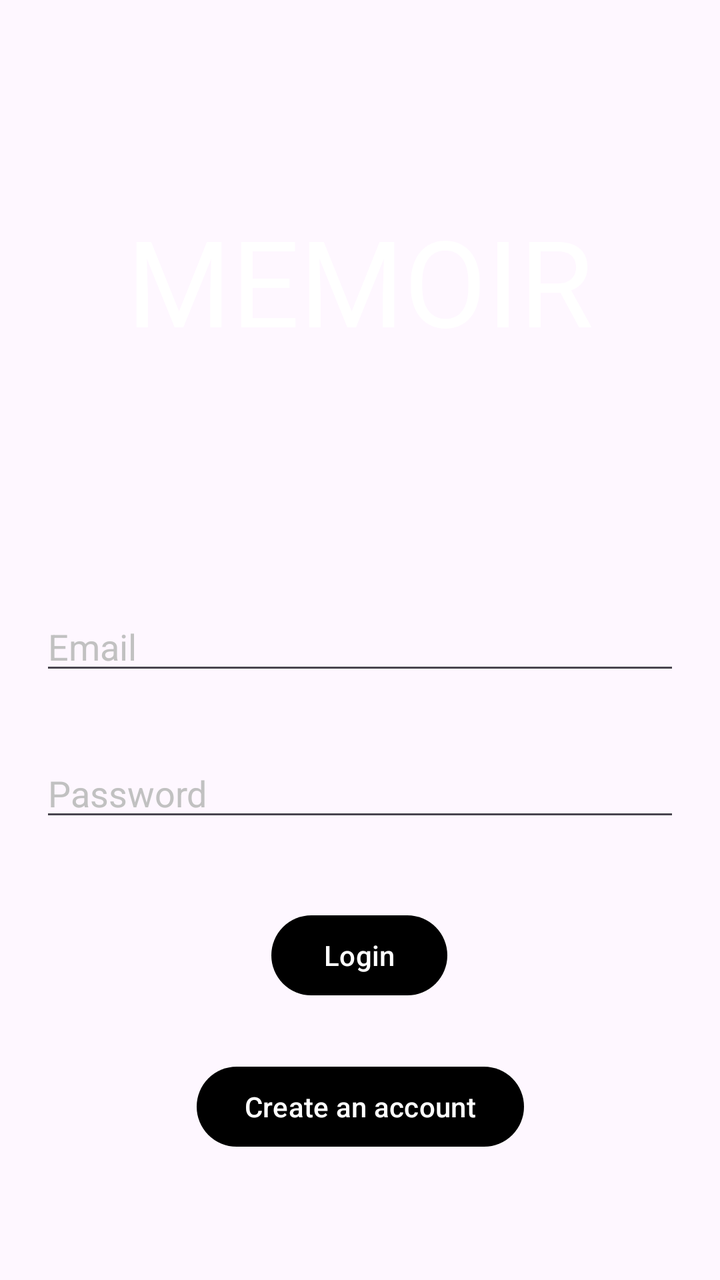
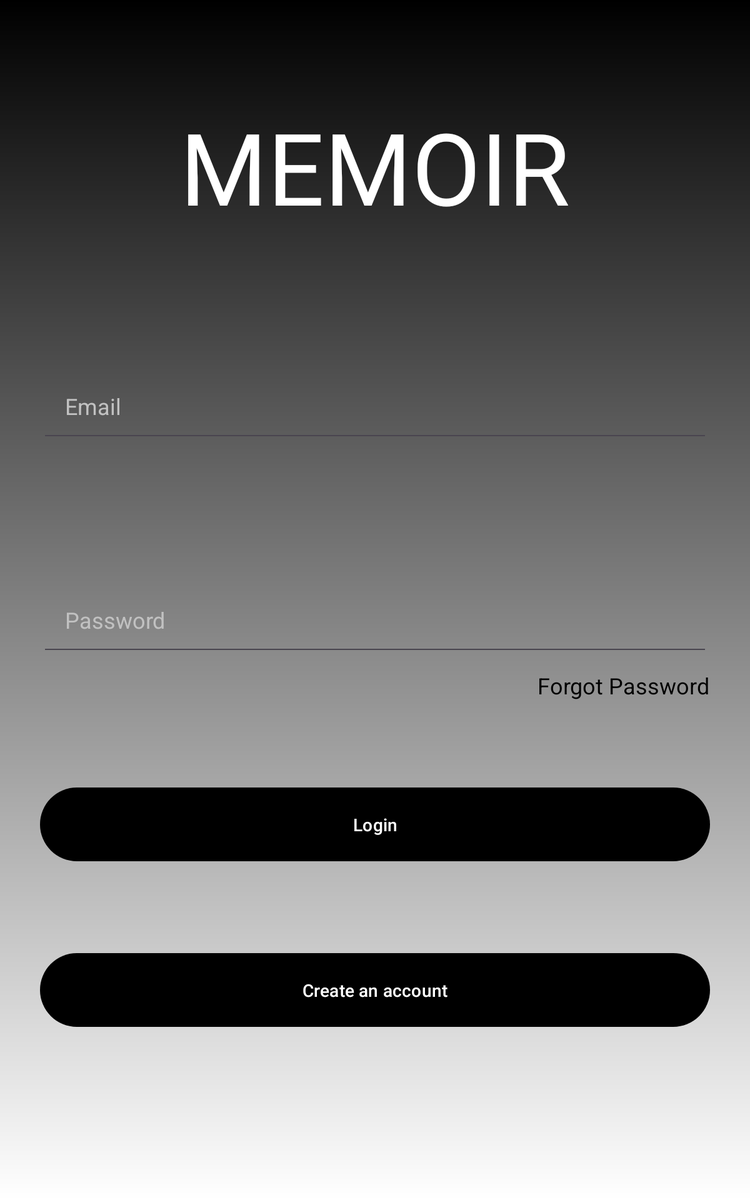

One screen, two layout resources from the same app: the default and the repository's alternative for another configuration. Each is rendered where Android would select it; the XML of both is given below.
<!-- AndroidManifest.xml: application theme Theme.Memoir -->
<!-- res/layout/activity_main.xml -->
<?xml version="1.0" encoding="utf-8"?>
<androidx.constraintlayout.widget.ConstraintLayout xmlns:android="http://schemas.android.com/apk/res/android"
    xmlns:app="http://schemas.android.com/apk/res-auto"
    xmlns:tools="http://schemas.android.com/tools"
    android:id="@+id/main"
    android:layout_width="match_parent"
    android:layout_height="match_parent"
    tools:context=".MainActivity">
    <TextView
        android:id="@+id/journalAppWelcomeText"
        android:layout_width="wrap_content"
        android:layout_height="wrap_content"
        android:layout_marginTop="100sp"
        android:text="@string/memoir_title"
        android:textColor="@android:color/white"
        android:textSize="60sp"
        app:layout_constraintEnd_toEndOf="parent"
        app:layout_constraintStart_toStartOf="parent"
        app:layout_constraintTop_toTopOf="parent" />

    <AutoCompleteTextView
        android:id="@+id/journalAppEmail"
        android:layout_width="match_parent"
        android:layout_height="wrap_content"
        android:layout_marginStart="20sp"
        android:layout_marginTop="100sp"
        android:layout_marginEnd="20sp"
        android:hint="@string/email"
        android:inputType="textEmailAddress"
        android:textColor="@android:color/white"
        android:textColorHint="#C1C1C1"
        app:layout_constraintBottom_toBottomOf="parent"
        app:layout_constraintEnd_toEndOf="parent"
        app:layout_constraintHorizontal_bias="0.0"
        app:layout_constraintStart_toStartOf="parent"
        app:layout_constraintTop_toBottomOf="@+id/journalAppWelcomeText"
        app:layout_constraintVertical_bias="0.066" />

    <EditText
        android:id="@+id/journalAppPassword"
        android:layout_width="match_parent"
        android:layout_height="wrap_content"
        android:layout_margin="20sp"
        android:hint="@string/password"
        android:importantForAutofill="no"
        android:inputType="textPassword"
        android:maxLines="1"
        android:textColor="@android:color/white"
        android:textColorHint="#C1C1C1"
        app:layout_constraintBottom_toBottomOf="parent"
        app:layout_constraintEnd_toEndOf="parent"
        app:layout_constraintStart_toStartOf="parent"
        app:layout_constraintTop_toBottomOf="@+id/journalAppEmail"
        app:layout_constraintVertical_bias="0.056" />

    <Button
        android:id="@+id/journalAppLoginButton"
        android:layout_width="wrap_content"
        android:layout_height="wrap_content"
        android:layout_margin="20sp"
        android:text="@string/login"
        android:textColor="@android:color/white"
        app:layout_constraintBottom_toBottomOf="parent"
        app:layout_constraintEnd_toEndOf="parent"
        app:layout_constraintHorizontal_bias="0.498"
        app:layout_constraintStart_toStartOf="parent"
        app:layout_constraintTop_toBottomOf="@+id/journalAppPassword"
        app:layout_constraintVertical_bias="0.132" />

    <Button
        android:id="@+id/journalAppCreateAccountButton"
        android:layout_width="wrap_content"
        android:layout_height="wrap_content"
        android:layout_margin="20sp"
        android:text="@string/create_account"
        android:textColor="@android:color/white"
        app:layout_constraintBottom_toBottomOf="parent"
        app:layout_constraintEnd_toEndOf="parent"
        app:layout_constraintStart_toStartOf="parent"
        app:layout_constraintTop_toBottomOf="@+id/journalAppLoginButton"
        app:layout_constraintVertical_bias="0.15" />


</androidx.constraintlayout.widget.ConstraintLayout>
<!-- resources referenced by this layout -->
<resources>
  <string name="create_account">Create an account</string>
  <string name="email">Email</string>
  <string name="login">Login</string>
  <string name="memoir_title">MEMOIR</string>
  <string name="password">Password</string>
  <style name="Theme.Memoir" parent="Base.Theme.Memoir" />
  <style name="Base.Theme.Memoir" parent="Theme.Material3.DayNight.NoActionBar">
          
           <item name="colorPrimary">@color/black</item>
      </style>
  <color name="black">#FF000000</color>
</resources>
<!-- res/layout-sw600dp/activity_main.xml (the repository's variant of the layout above) -->
<!-- drawn on a 7-inch tablet held upright -->
<?xml version="1.0" encoding="utf-8"?>
<androidx.constraintlayout.widget.ConstraintLayout xmlns:android="http://schemas.android.com/apk/res/android"
    xmlns:app="http://schemas.android.com/apk/res-auto"
    xmlns:tools="http://schemas.android.com/tools"
    android:id="@+id/main"
    android:layout_width="match_parent"
    android:layout_height="match_parent"
    android:background="@drawable/gradient_main"
    tools:context=".MainActivity">

    <TextView
        android:id="@+id/welcomeText"
        android:layout_width="wrap_content"
        android:layout_height="wrap_content"
        android:layout_marginTop="80dp"
        android:fontFamily="@font/jetbrainsmono_bold"
        android:text="@string/memoir_title"
        android:textColor="@android:color/white"
        android:textSize="80sp"
        app:layout_constraintEnd_toEndOf="parent"
        app:layout_constraintStart_toStartOf="parent"
        app:layout_constraintTop_toTopOf="parent" />

    <AutoCompleteTextView
        android:id="@+id/email"
        android:layout_width="0dp"
        android:layout_height="wrap_content"
        android:layout_marginStart="32dp"
        android:layout_marginTop="8dp"
        android:layout_marginEnd="32dp"
        android:hint="@string/email"
        android:inputType="textEmailAddress"
        android:textColor="@android:color/white"
        android:textColorHint="#C1C1C1"
        android:padding="20dp"
        app:layout_constraintBottom_toTopOf="@id/password"
        app:layout_constraintEnd_toEndOf="parent"
        app:layout_constraintStart_toStartOf="parent"
        app:layout_constraintTop_toBottomOf="@id/welcomeText" />

    <EditText
        android:id="@+id/password"
        android:layout_width="0dp"
        android:layout_height="wrap_content"
        android:layout_marginStart="32dp"
        android:layout_marginTop="8dp"
        android:layout_marginEnd="32dp"
        android:hint="@string/password"
        android:importantForAutofill="no"
        android:inputType="textPassword"
        android:maxLines="1"
        android:textColor="@android:color/white"
        android:textColorHint="#C1C1C1"
        android:padding="20dp"
        app:layout_constraintBottom_toTopOf="@id/loginButton"
        app:layout_constraintEnd_toEndOf="parent"
        app:layout_constraintStart_toStartOf="parent"
        app:layout_constraintTop_toBottomOf="@id/email" />

    <TextView
        android:id="@+id/forgotPasswordText"
        android:layout_width="wrap_content"
        android:layout_height="wrap_content"
        android:layout_marginTop="4dp"
        android:clickable="true"
        android:focusable="true"
        android:gravity="center"
        android:paddingTop="4dp"
        android:text="@string/forgot_password"
        android:textColor="@android:color/background_dark"
        android:textSize="18sp"
        app:layout_constraintEnd_toEndOf="parent"
        app:layout_constraintHorizontal_bias="0.93"
        app:layout_constraintStart_toStartOf="parent"
        app:layout_constraintTop_toBottomOf="@id/password" />

    <Button
        android:id="@+id/loginButton"
        android:layout_width="0dp"
        android:layout_height="wrap_content"
        android:layout_marginStart="32dp"
        android:layout_marginTop="8dp"
        android:layout_marginEnd="32dp"
        android:padding="20dp"
        android:text="@string/login"
        android:textColor="@android:color/white"
        app:layout_constraintBottom_toTopOf="@id/createAccountButton"
        app:layout_constraintEnd_toEndOf="parent"
        app:layout_constraintHorizontal_bias="0.0"
        app:layout_constraintStart_toStartOf="parent"
        app:layout_constraintTop_toBottomOf="@id/forgotPasswordText" />

    <Button
        android:id="@+id/createAccountButton"
        android:layout_width="0dp"
        android:layout_height="wrap_content"
        android:layout_marginStart="32dp"
        android:layout_marginTop="8dp"
        android:layout_marginEnd="32dp"
        android:padding="20dp"
        android:text="@string/create_account"
        android:textColor="@android:color/white"
        app:layout_constraintBottom_toTopOf="@id/errorMessage"
        app:layout_constraintEnd_toEndOf="parent"
        app:layout_constraintHorizontal_bias="0.0"
        app:layout_constraintStart_toStartOf="parent"
        app:layout_constraintTop_toBottomOf="@id/loginButton" />

    <TextView
        android:id="@+id/errorMessage"
        android:layout_width="wrap_content"
        android:layout_height="wrap_content"
        android:gravity="center"
        android:textColor="#FF0000"
        app:layout_constraintBottom_toBottomOf="parent"
        app:layout_constraintEnd_toEndOf="parent"
        app:layout_constraintHorizontal_bias="0.5"
        app:layout_constraintStart_toStartOf="parent"
        app:layout_constraintTop_toBottomOf="@id/createAccountButton"
        app:layout_constraintVertical_bias="0.2" />
</androidx.constraintlayout.widget.ConstraintLayout>
<!-- resources referenced by the variant -->
<!-- as a 7-inch tablet held upright resolves them -->
<resources>
  <!-- drawable gradient_main (drawable) -->
  <?xml version="1.0" encoding="utf-8"?>
  <shape xmlns:android="http://schemas.android.com/apk/res/android"
      android:shape="rectangle">
  
      <gradient
          android:angle="1"
          android:type="linear"
          android:endColor="@color/white"
          android:startColor="@color/black" />
  
  </shape>
  <string name="create_account">Create an account</string>
  <string name="email">Email</string>
  <string name="forgot_password">Forgot Password</string>
  <string name="login">Login</string>
  <string name="memoir_title">MEMOIR</string>
  <string name="password">Password</string>
  <style name="Theme.Memoir" parent="Base.Theme.Memoir" />
  <color name="white">#FFFFFFFF</color>
  <color name="black">#FF000000</color>
  <style name="Base.Theme.Memoir" parent="Theme.Material3.DayNight.NoActionBar">
          
           <item name="colorPrimary">@color/black</item>
      </style>
</resources>
